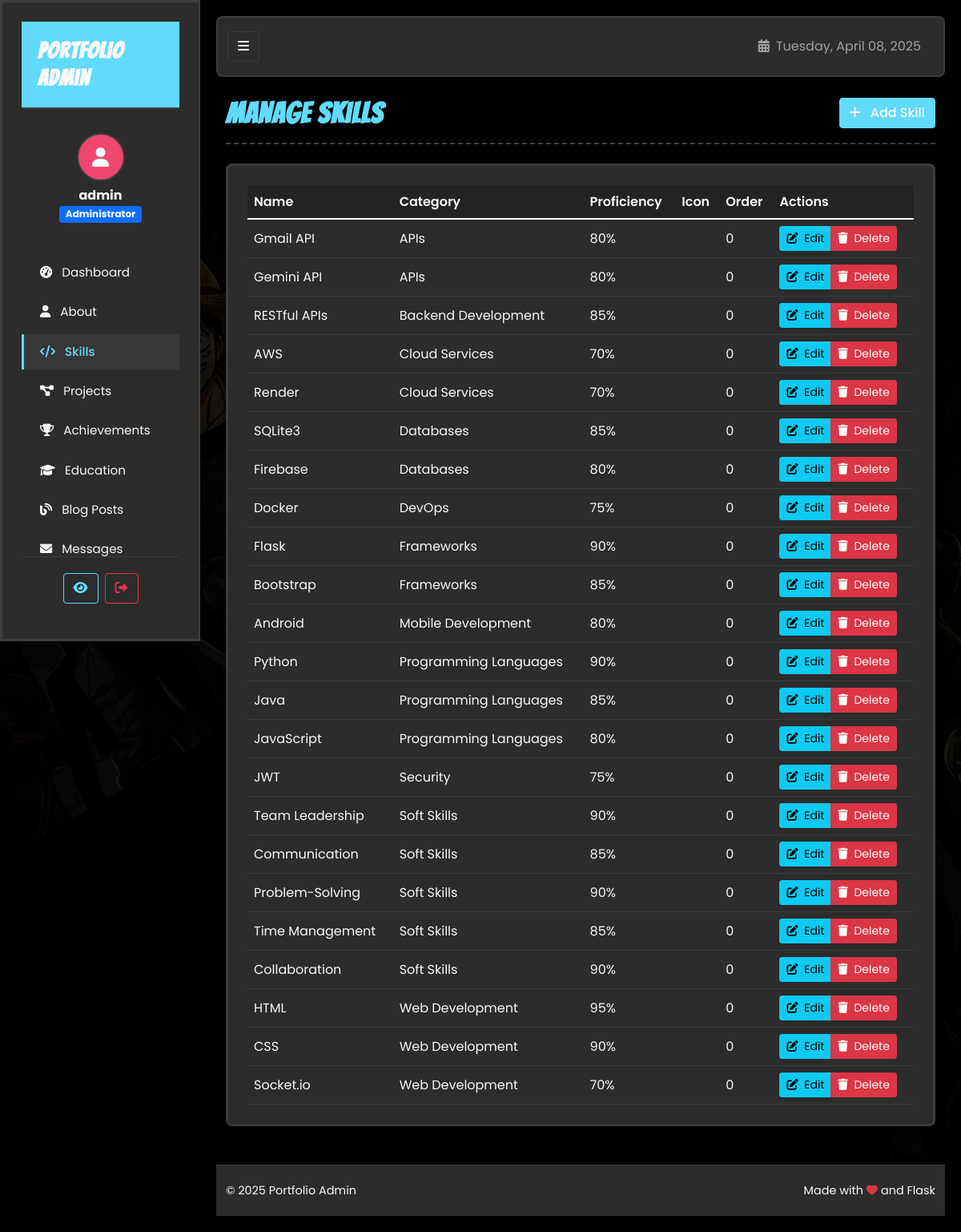
The page /admin/skills (signed in) on the database as committed earlier.
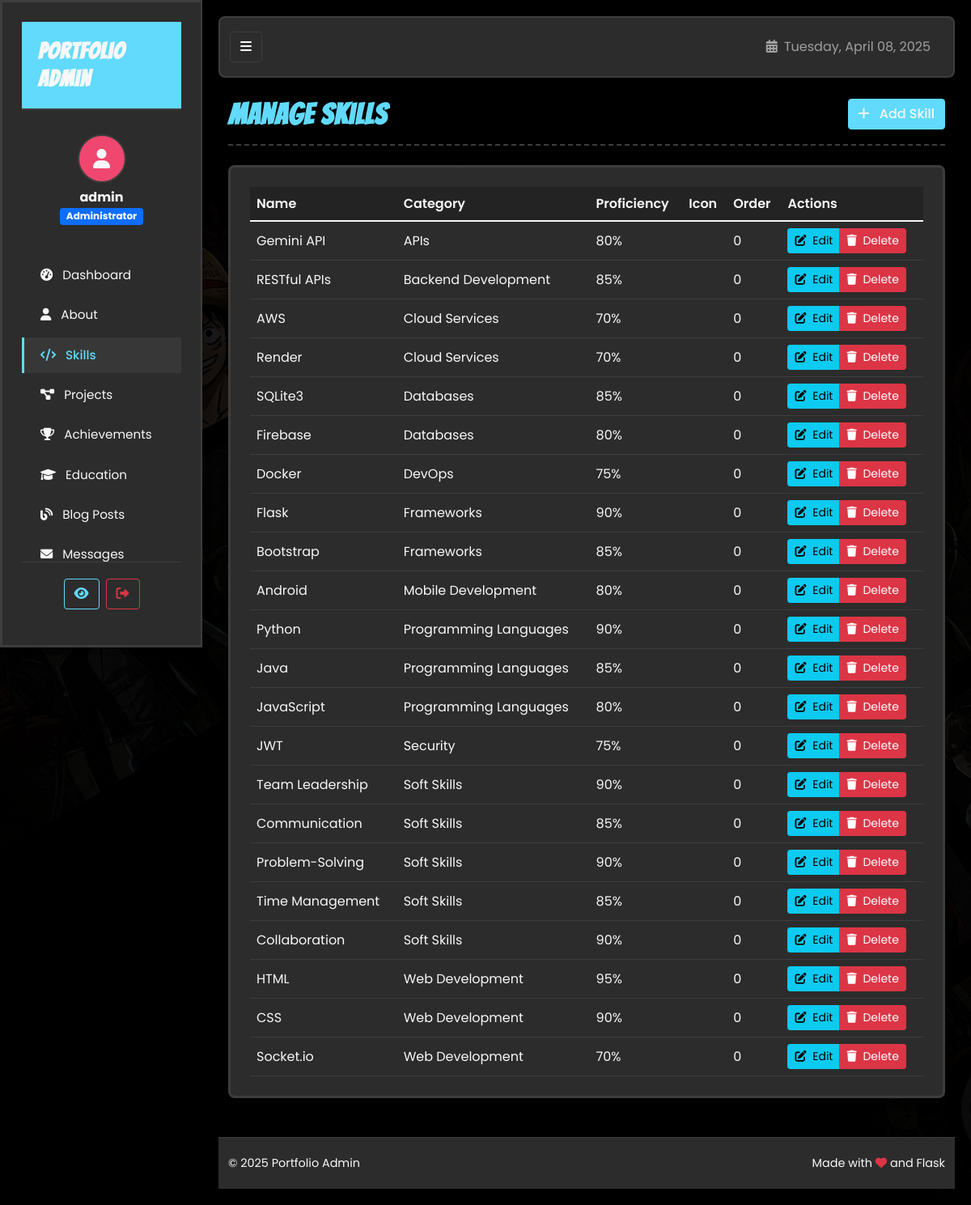
The same page on the database as committed later.
### tables this page shows
CREATE TABLE User (
        id INTEGER PRIMARY KEY AUTOINCREMENT,
        username TEXT UNIQUE NOT NULL,
        password TEXT NOT NULL,
        is_admin INTEGER DEFAULT 0
    );

CREATE TABLE Skill (
        id INTEGER PRIMARY KEY AUTOINCREMENT,
        name TEXT NOT NULL,
        category TEXT NOT NULL,
        proficiency INTEGER NOT NULL
    , display_order INTEGER DEFAULT 0, icon TEXT);

### app_sqlite.py (the view)
    def wrapped_view(**kwargs):
        if 'user_id' not in session:
            flash('Please log in to access this page.', 'warning')
            return redirect(url_for('login'))
        db = get_db()
        user = db.execute('SELECT * FROM User WHERE id = ?', (session['user_id'],)).fetchone()
        if not user or not user['is_admin']:
            flash('You do not have permission to access this page.', 'danger')
            return redirect(url_for('index'))
        return view(**kwargs)

### app_sqlite.py (called while the page is built)
def get_db():
    if 'db' not in g:
        g.db = sqlite3.connect(
            app.config['DATABASE'],
            detect_types=sqlite3.PARSE_DECLTYPES
        )
        g.db.row_factory = sqlite3.Row
    return g.db

def admin_required(view):
    def wrapped_view(**kwargs):
        if 'user_id' not in session:
            flash('Please log in to access this page.', 'warning')
            return redirect(url_for('login'))
        db = get_db()
        user = db.execute('SELECT * FROM User WHERE id = ?', (session['user_id'],)).fetchone()
        if not user or not user['is_admin']:
            flash('You do not have permission to access this page.', 'danger')
            return redirect(url_for('index'))
        return view(**kwargs)
    wrapped_view.__name__ = view.__name__
    return wrapped_view

@app.context_processor
def inject_now():
    return {'now': datetime.utcnow()}

@app.context_processor
def inject_user():
    user = None
    if 'user_id' in session:
        db = get_db()
        user = db.execute('SELECT * FROM User WHERE id = ?', (session['user_id'],)).fetchone()
    return {'current_user': user}

@app.context_processor
def inject_unread_messages():
    if 'user_id' in session:
        db = get_db()
        unread_message_count = db.execute(
            'SELECT COUNT(*) FROM Contact WHERE is_read = 0'
        ).fetchone()[0]
        return {'unread_message_count': unread_message_count}
    return {'unread_message_count': 0}

@app.route('/admin/skills')
@admin_required
def admin_skills():
    db = get_db()
    skills = db.execute('SELECT * FROM Skill ORDER BY category, display_order').fetchall()
    return render_template('admin/skills.html', skills=skills)

### templates/admin/skills.html (shortened to what this page needs)
{% extends "admin/layout.html" %}
{% block content %}
<div class="page-header d-flex justify-content-between align-items-center mb-4">
    <h1 class="bangers-font">Manage Skills</h1>
    <a href="{{ url_for('admin_add_skill') }}" class="btn btn-primary">
        <i class="fas fa-plus me-2"></i> Add Skill
    </a>
</div>
<div class="comic-panel">
    <div class="table-responsive">
        {% if skills %}
            <table class="table table-hover align-middle">
                <thead>
                    <tr>
                        <th>Name</th>
                        <th>Category</th>
                        <th>Proficiency</th>
                        <th>Icon</th>
                        <th>Order</th>
                        <th>Actions</th>
                    </tr>
                </thead>
                <tbody>
                    {% for skill in skills %}
                        <tr>
                            <td>{{ skill.name }}</td>
                            <td>{{ skill.category }}</td>
                            <td>{{ skill.proficiency }}%</td>
                            <td><i class="{{ skill.icon }}"></i></td>
                            <td>{{ skill.display_order }}</td>
                            <td>
                                <div class="btn-group" role="group">
                                    <a href="{{ url_for('admin_edit_skill', id=skill.id) }}" class="btn btn-sm btn-info">
                                        <i class="fas fa-edit me-1"></i> Edit
                                    </a>
                                    <button type="button" class="btn btn-sm btn-danger"
                                            onclick="confirmDelete('{{ skill.name }}', '{{ url_for('admin_delete_skill', id=skill.id) }}')">
                                        <i class="fas fa-trash me-1"></i> Delete
                                    </button>
                                </div>
                            </td>
                        </tr>
                    {% endfor %}
                </tbody>
            </table>
        {% else %}
            <div class="terminal-text text-center py-3">
                <p class="mb-0">No skills added yet. Click the "Add Skill" button to add your first skill.</p>
            </div>
        {% endif %}
    </div>
</div>
{% endblock %}

### templates/admin/layout.html (shortened to what this page needs)
<!DOCTYPE html>
<html lang="en">
<head>
    <link rel="stylesheet" href="https://cdnjs.cloudflare.com/ajax/libs/font-awesome/6.0.0/css/all.min.css">
    <link href="https://cdn.jsdelivr.net/npm/bootstrap@5.1.3/dist/css/bootstrap.min.css" rel="stylesheet">
    <link rel="stylesheet" href="{{ url_for('static', filename='css/style.css') }}">
    <link rel="stylesheet" href="{{ url_for('static', filename='css/admin.css') }}">
</head>
<body class="admin-body">
    <div class="admin-wrapper">
        <nav id="sidebar" class="comic-panel">
            <div class="sidebar-header">
                <h3 class="bangers-font">Portfolio Admin</h3>
            </div>
            <div class="sidebar-user text-center mb-4">
                <div class="user-avatar">
                    <i class="fas fa-user"></i>
                </div>
                <div class="user-info mt-2">
                    <h5 class="mb-0">{{ current_user.username }}</h5>
                    <span class="badge bg-primary">Administrator</span>
                </div>
            </div>
            <ul class="nav flex-column">
                <li class="nav-item">
                    <a href="{{ url_for('admin_dashboard') }}" class="nav-link {% if request.endpoint == 'admin_dashboard' %}active{% endif %}">
                        <i class="fas fa-tachometer-alt me-2"></i> Dashboard
                    </a>
                </li>
                <li class="nav-item">
                    <a href="{{ url_for('admin_about') }}" class="nav-link {% if 'about' in request.endpoint %}active{% endif %}">
                        <i class="fas fa-user me-2"></i> About
                    </a>
                </li>
                <li class="nav-item">
                    <a href="{{ url_for('admin_skills') }}" class="nav-link {% if 'skill' in request.endpoint %}active{% endif %}">
                        <i class="fas fa-code me-2"></i> Skills
                    </a>
                </li>
                <li class="nav-item">
                    <a href="{{ url_for('admin_projects') }}" class="nav-link {% if 'project' in request.endpoint %}active{% endif %}">
                        <i class="fas fa-project-diagram me-2"></i> Projects
                    </a>
                </li>
                <li class="nav-item">
                    <a href="{{ url_for('admin_achievements') }}" class="nav-link {% if 'achievement' in request.endpoint %}active{% endif %}">
                        <i class="fas fa-trophy me-2"></i> Achievements
                    </a>
                </li>
                <li class="nav-item">
                    <a href="{{ url_for('admin_dashboard') }}" class="nav-link {% if 'education' in request.endpoint %}active{% endif %}">
                        <i class="fas fa-graduation-cap me-2"></i> Education
                    </a>
                </li>
                <li class="nav-item">
                    <a href="{{ url_for('admin_blog') }}" class="nav-link {% if 'blog' in request.endpoint %}active{% endif %}">
                        <i class="fas fa-blog me-2"></i> Blog Posts
                    </a>
                </li>
                <li class="nav-item">
                    <a href="{{ url_for('admin_messages') }}" class="nav-link {% if 'message' in request.endpoint %}active{% endif %}">
                        <i class="fas fa-envelope me-2"></i> Messages
                    </a>
                </li>
                <li class="nav-item">
                    <a href="{{ url_for('admin_logger') }}" class="nav-link {% if 'logger' in request.endpoint %}active{% endif %}">
                    </a>
                </li>
            </ul>
            <div class="sidebar-footer">
                <div class="d-flex">
                    <a href="{{ url_for('index') }}" class="btn btn-outline-primary me-2"
                       title="View Site" data-bs-toggle="tooltip" data-bs-placement="top">
                        <i class="fas fa-eye"></i>
                    </a>
                    <a href="{{ url_for('logout') }}" class="btn btn-outline-danger"
                       title="Logout" data-bs-toggle="tooltip" data-bs-placement="top">
                        <i class="fas fa-sign-out-alt"></i>
                    </a>
                </div>
            </div>
        </nav>
        <div id="content">
            <nav class="navbar navbar-expand navbar-dark mb-4">
                <div class="container-fluid">
                    <button id="sidebarCollapse" class="btn btn-dark d-none d-md-block">
                        <i class="fas fa-bars"></i>
                    </button>
                    <div class="ms-auto d-flex">
                        <div class="navbar-text me-3">
                            <i class="fas fa-calendar-alt me-1"></i> {{ now.strftime('%A, %B %d, %Y') }}
                        </div>
                    </div>
                </div>
            </nav>
            <div class="container-fluid">
                {% block content %}{% endblock %}
            </div>
            <footer class="footer mt-5">
                <div class="container-fluid">
                    <div class="d-flex flex-column flex-md-row justify-content-between align-items-center">
                        <div class="text-center text-md-start mb-2 mb-md-0">
                            <span>&copy; {{ now.year }} Portfolio Admin</span>
                        </div>
                        <div class="text-center text-md-end">
                            <span>Made with <i class="fas fa-heart text-danger"></i> and Flask</span>
                        </div>
                    </div>
                </div>
            </footer>
        </div>
    </div>
</body>
</html>

### static/css/style.css (style rules this page uses)
:root { --bg-color: #1e1e1e; --text-color: #f8f8f8; --primary-color: #61DAFB; --primary-color-rgb: 97, 218, 251; --secondary-color: #FFD166; --secondary-color-rgb: 255, 209, 102; --accent-color: #EF476F; --accent-color-rgb: 239, 71, 111; --panel-bg: #2c2c2c; --border-color: #3d3d3d; --terminal-green: #00ff00; --danger-color: #FF6B6B; --info-color: #61AFEF; }
body { background-image: url('../img/Gemini_Generated_Image_z3yqisz3yqisz3yq.jpg'); background-color: var(--bg-color); background-size: cover; background-position: center; background-repeat: no-repeat; background-attachment: fixed; color: var(--text-color); font-family: 'Source Code Pro', monospace; line-height: 1.6; position: relative; }
body::before { content: ''; position: fixed; top: 0; left: 0; width: 100%; height: 100%; background-color: rgba(0, 0, 0, 0.85); z-index: -1; }
h1, h2, h3, h4, h5, h6 { font-weight: 700; margin-bottom: 1rem; }
a { color: var(--primary-color); text-decoration: none; transition: color 0.3s; }
.bangers-font { font-family: 'Bangers', cursive; letter-spacing: 0.05em; color: var(--accent-color); }
.nav-link { position: relative; padding: 0.5rem 1rem; transition: all 0.3s ease; }
.nav-link::after { content: ''; position: absolute; bottom: 0; left: 0; width: 0; height: 2px; background-color: var(--secondary-color); transition: width 0.3s ease; }
.comic-panel { background-color: var(--panel-bg); border: 3px solid var(--border-color); border-radius: 8px; padding: 1.5rem; margin-bottom: 2rem; position: relative; overflow: hidden; box-shadow: 0 6px 12px rgba(0, 0, 0, 0.2); }
.comic-panel::before { content: ""; position: absolute; top: 0; left: 0; right: 0; height: 5px; background: linear-gradient(90deg, var(--accent-color), var(--accent-hover)); }
footer { background-color: var(--panel-bg); border-top: 3px solid var(--border-color); padding: 2rem 0; }
.navbar { background-color: rgba(30, 30, 30, 0.95); backdrop-filter: blur(10px); border-bottom: 3px solid var(--border-color); position: sticky; top: 0; z-index: 1000; transition: all 0.3s ease; }

Rows that differ between the two databases and show on the page:
removed Skill: name "Gmail API", category "APIs", proficiency "80", display_order "0"
